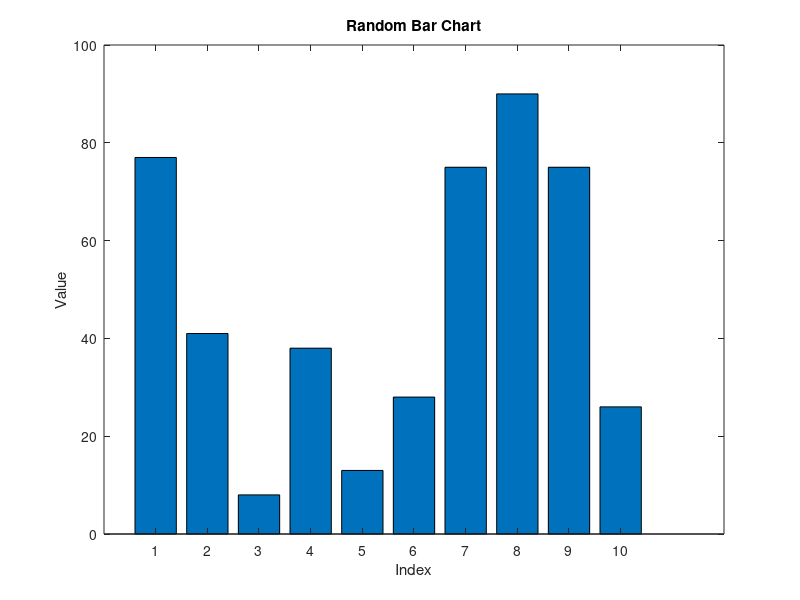

MATLAB code for this plot:
% Day 086: Random Bar Chart
A = randi(100, 1, 10);
bar(A);
title('Random Bar Chart');
xlabel('Index');
ylabel('Value');
